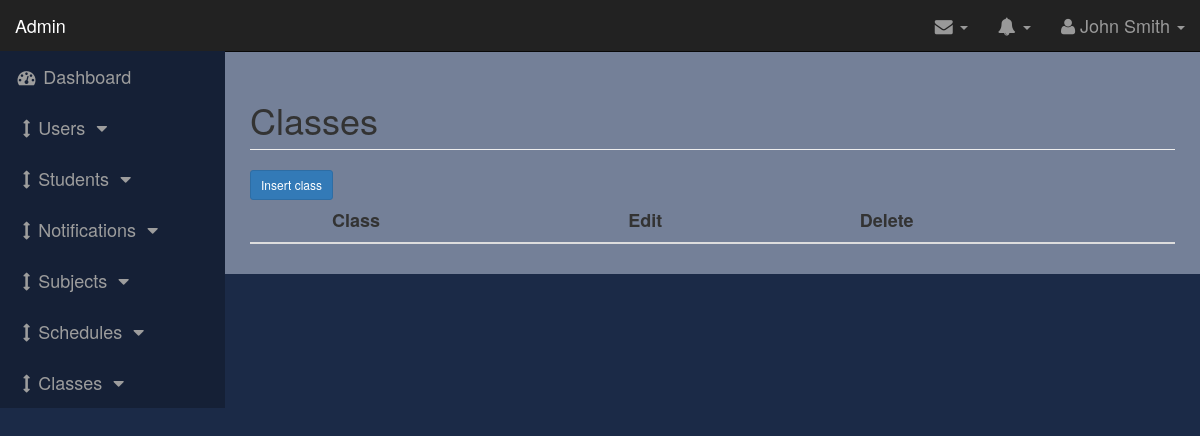
/classes (signed in), run on an earlier commit of the app's database.
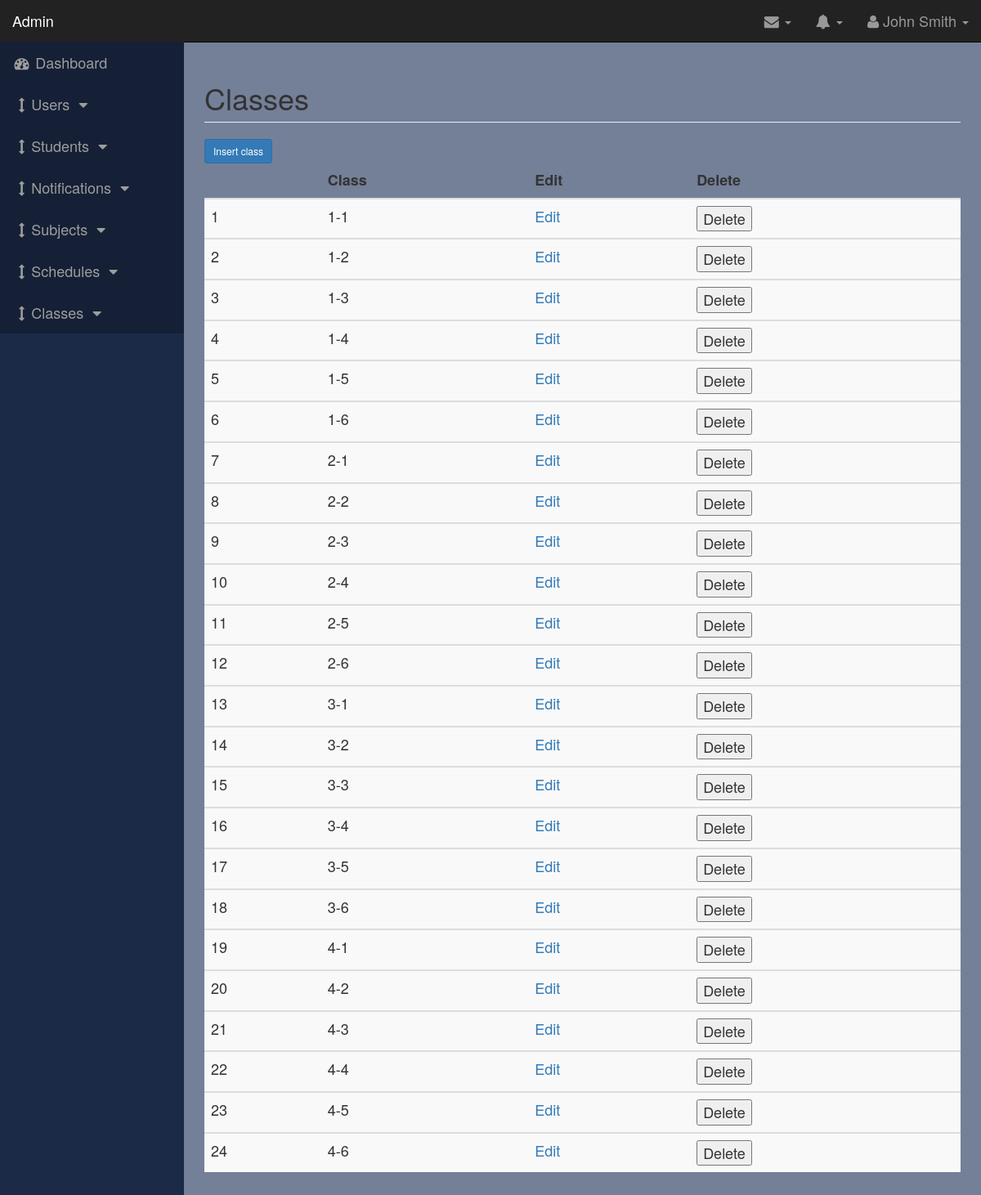
And on a later commit of the database.
### tables this page shows
CREATE TABLE IF NOT EXISTS `school_classes` (
  `id_school_class` int(11) NOT NULL AUTO_INCREMENT,
  `name` varchar(10) NOT NULL,
  PRIMARY KEY (`id_school_class`)
);

### app/controllers/Classes.php (called while the page is built, shortened)
<?php
class Classes extends Controller
{
  public function __construct()
  {
    $this->classModel = $this->model('School_Class');
  }
  public function index()
  {
    $classes = $this->classModel->showAllClasses();
    $data = [
      'classes' => $classes
    ];
    $this->view('admin/classes/index', $data);
  }
}

### app/libraries/Core.php (called while the page is built, shortened)
<?php
  class Core {
    protected $currentMethod = 'index';
    public function __construct(){
      $url = $this->getUrl();
      if(file_exists('../app/controllers/' . ucwords($url[0]). '.php')){
        unset($url[0]);
      }
      $this->currentController = new $this->currentController;
      $this->params = $url ? array_values($url) : [];
      call_user_func_array([$this->currentController, $this->currentMethod], $this->params);
    }
    public function getUrl(){
      if(isset($_GET['url'])){
        $url = rtrim($_GET['url'], '/');
        $url = filter_var($url, FILTER_SANITIZE_URL);
        $url = explode('/', $url);
        return $url;
      }
    }
  }

### public/index.php (called while the page is built, shortened)
<?php
$init = new Core;

### app/libraries/Database.php (called while the page is built, shortened)
<?php
  class Database {
    private $host = DB_HOST;
    private $user = DB_USER;
    private $pass = DB_PASS;
    private $dbname = DB_NAME;
    private $dbh;
    private $stmt;
    public function __construct(){
      $dsn = 'mysql:host=' . $this->host . ';dbname=' . $this->dbname;
      $options = array(
        PDO::ATTR_PERSISTENT => true,
        PDO::ATTR_ERRMODE => PDO::ERRMODE_EXCEPTION
      );
      try{
        $this->dbh = new PDO($dsn, $this->user, $this->pass, $options);
      } catch(PDOException $e){
        $this->error = $e->getMessage();
        echo $this->error;
      }
    }
    public function query($sql){
      $this->stmt = $this->dbh->prepare($sql);
    }
    public function execute(){
      return $this->stmt->execute();
    }
    public function resultSet(){
      $this->execute();
      return $this->stmt->fetchAll(PDO::FETCH_OBJ);
    }
  }

### app/models/School_Class.php (called while the page is built, shortened)
<?php
class School_class
{
    private $db;
    public function __construct()
    {
        $this->db = new Database();
    }
    public function showAllClasses()
    {
        $this->db->query('SELECT * FROM school_classes');
        $classes = $this->db->resultSet();
        return $classes;
    }
}

### app/views/admin/classes/index.php (the view, shortened to what this page needs)
<?php require APPROOT . '/views/inc/admin/header.php'; ?>
<div id="page-wrapper">
    <div class="container-fluid">
        <div class="row">
            <div class="col-lg-12">
                <h1 class="page-header">
                    Classes
                </h1>
                <a class="d-none d-sm-inline-block btn btn-sm btn-primary shadow-sm" href="<?php echo URLROOT; ?>/classes/insert">Insert class</a>
                <table class="table table-striped">
                    <thead>
                        <tr>
                            <th></th>
                            <th>Class</th>
                            <th>Edit</th>
                            <th>Delete</th>
                        </tr>
                    </thead>
                    <?php $i = 0; ?>
                    <?php foreach ($data['classes'] as $class) : ?>
                        <tbody>
                            <tr>
                                <?php echo '<td>' . ++$i . '</td><td>' . $class->name . '</td><td>'
                                    . '<a href =' . URLROOT . "/classes/edit/" . $class->id_school_class . '>Edit</a>' . '</td><td>' ?>
                                <form action="<?php echo URLROOT . "/classes/delete/" . $class->id_school_class ?>" method="POST">
                                    <input type="submit" name="delete" value="Delete">
                                </form>
                            </tr>
                        </tbody>
                    <?php endforeach; ?>
                </table>
            </div>
        </div>
    </div>
</div>
<?php require APPROOT . '/views/inc/admin/footer.php'; ?>

### app/libraries/Controller.php (shortened to what this page needs)
<?php
  class Controller {
    public function view($view, $data = []){
      if(file_exists('../app/views/' . $view . '.php')){
        require_once '../app/views/' . $view . '.php';
      } else {
        die('View does not exist');
      }
    }
  }

### app/views/inc/admin/header.php (shortened to what this page needs)
<!DOCTYPE html>
<html lang="en">
<head>
    <link href="<?php echo URLROOT; ?>/css/admin/bootstrap.min.css" rel="stylesheet">
    <link href="<?php echo URLROOT; ?>/css/admin/sb-admin.css" rel="stylesheet">
    <link href="<?php echo URLROOT; ?>/css/admin/style.css" rel="stylesheet">
    <link href="<?php echo URLROOT; ?>/font-awesome_admin/css/font-awesome.min.css" rel="stylesheet">
</head>
<body>
    <div id="wrapper">
        <nav class="navbar navbar-inverse navbar-fixed-top" role="navigation">
            <div class="navbar-header">
                <a class="navbar-brand" href="#">Admin</a>
            </div>
            <ul class="nav navbar-right top-nav">
                <li class="dropdown">
                    <a href="#" class="dropdown-toggle" data-toggle="dropdown"><i class="fa fa-envelope"></i> <b class="caret"></b></a>
                </li>
                <li class="dropdown">
                    <a href="#" class="dropdown-toggle" data-toggle="dropdown"><i class="fa fa-bell"></i> <b class="caret"></b></a>
                </li>
                <li class="dropdown">
                    <a href="#" class="dropdown-toggle" data-toggle="dropdown"><i class="fa fa-user"></i> John Smith <b class="caret"></b></a>
                </li>
            </ul>
            <div class="collapse navbar-collapse navbar-ex1-collapse">
                <ul class="nav navbar-nav side-nav">
                    <li>
                        <a href="<?php echo URLROOT . '/users/admin'; ?>"><i class="fa fa-fw fa-dashboard"></i> Dashboard</a>
                    </li>
                    <li>
                        <a href="javascript:;" data-toggle="collapse" data-target="#demo"><i class="fa fa-fw fa-arrows-v"></i>Users <i class="fa fa-fw fa-caret-down"></i></a>
                    </li>
                    <li>
                        <a href="javascript:;" data-toggle="collapse" data-target="#demo1"><i class="fa fa-fw fa-arrows-v"></i>Students <i class="fa fa-fw fa-caret-down"></i></a>
                    </li>
                    <li>
                        <a href="javascript:;" data-toggle="collapse" data-target="#demo2"><i class="fa fa-fw fa-arrows-v"></i>Notifications <i class="fa fa-fw fa-caret-down"></i></a>
                    </li>
                    <li>
                        <a href="javascript:;" data-toggle="collapse" data-target="#demo3"><i class="fa fa-fw fa-arrows-v"></i>Subjects <i class="fa fa-fw fa-caret-down"></i></a>
                    </li>
                    <li>
                        <a href="javascript:;" data-toggle="collapse" data-target="#demo4"><i class="fa fa-fw fa-arrows-v"></i>Schedules <i class="fa fa-fw fa-caret-down"></i></a>
                    </li>
                    <li>
                        <a href="javascript:;" data-toggle="collapse" data-target="#demo5"><i class="fa fa-fw fa-arrows-v"></i>Classes <i class="fa fa-fw fa-caret-down"></i></a>
                    </li>
                </ul>
            </div>
        </nav>

### app/views/inc/admin/footer.php (shortened to what this page needs)
</div>
</body>
</html>

### public/css/admin/sb-admin.css (style rules this page uses)
body { margin-top: 100px; background-color: #1b2a47; font-size: 18px !important; }
@media (min-width:768px) { body { margin-top: 50px; } }
#wrapper { padding-left: 0; }
#page-wrapper { width: 100%; padding: 0; background-color: #748098; }
@media (min-width:768px) { #wrapper { padding-left: 225px; } }
@media (min-width:768px) { #page-wrapper { padding: 10px; } }
.top-nav { padding: 0 15px; }
.top-nav>li { display: inline-block; float: left; }
.top-nav>li>a { padding-top: 15px; padding-bottom: 15px; line-height: 20px; color: #999; }
@media (min-width:768px) { .side-nav { position: fixed; top: 51px; left: 225px; width: 225px; margin-left: -225px; border: none; border-radius: 0; overflow-y: auto; background-color: #152036; } }
@media (min-width:768px) { .side-nav>li>a { width: 225px; } }

What changed in the data, as far as the page shows it:
added school_classes: name "1-1"
added school_classes: name "1-2"
added school_classes: name "1-3"
added school_classes: name "1-4"
added school_classes: name "1-5"
added school_classes: name "1-6"
added school_classes: name "2-1"
added school_classes: name "2-2"
added school_classes: name "2-3"
added school_classes: name "2-4"
added school_classes: name "2-5"
added school_classes: name "2-6"
added school_classes: name "3-1"
added school_classes: name "3-2"
added school_classes: name "3-3"
added school_classes: name "3-4"
added school_classes: name "3-5"
added school_classes: name "3-6"
added school_classes: name "4-1"
added school_classes: name "4-2"
added school_classes: name "4-3"
added school_classes: name "4-4"
added school_classes: name "4-5"
added school_classes: name "4-6"
